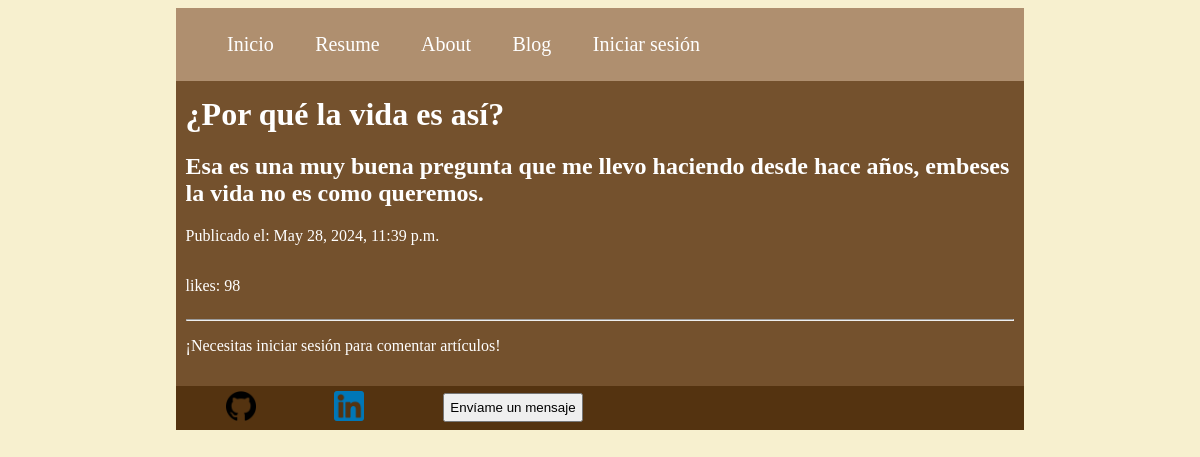
/articulo/2, run on the app's committed database.
### Informacion/models.py (models this page shows)
class Articulo(models.Model):
    titulo = models.CharField(max_length=100)
    contenido = models.CharField(max_length=5000)
    fecha_publicacion = models.DateTimeField(auto_now=True)
    likes = models.IntegerField()

### Informacion/views.py (the view)
# urls.py: path("articulo/<int:id>", views.articulo, name="articulo"),
def articulo(request, id):
    articulo = get_object_or_404(Articulo, pk=id)
    if request.method == 'POST' :
        Comentario.objects.create(autor = request.POST['autor'],
                                contenido = request.POST['cuerpo'], articulo = articulo)
        return HttpResponseRedirect(reverse("Informacion:articulo", args=(id,)))
    comentarios = articulo.comentario_set.order_by("-fecha_publicacion")
    return render(request, "Informacion/articulo.html", {
        'articulo' : articulo,
        'form' : HacerComentario(),
        'comentarios' : comentarios,
        'id' : id,
    })

### Informacion/templates/Informacion/articulo.html (shortened to what this page needs)
{% extends "Informacion/base.html" %}
{% block contenido %}
{% load static %}
<link rel="stylesheet" href="{% static 'styles/articulo.css' %}">
<h1>{{articulo.titulo}}</h1>
<h2>{{articulo.contenido}}</h2>
<p>Publicado el: {{articulo.fecha_publicacion}}</p>
<div class="likes">
    <p>likes: {{articulo.likes}}</p>
</div>
<hr>
{% if user.is_authenticated %}
<form method="POST">
    <p>¡Comenta sobre este artículo!</p>
    {% csrf_token %}
    <label>Cuerpo del comentario</label> <br>
    {{ form.cuerpo }}
    <input type="hidden" name="autor" value="{{user.get_username}}">
    <button>Enviar</button>
</form>
{% else %}
<p>¡Necesitas iniciar sesión para comentar artículos!</p>
{% endif %}
{% endblock contenido %}

### Informacion/static/styles/main.css (style rules this page uses)
body { background-color: #f7f0cf; justify-content: center; color: white; }
.contenido h1 { margin: 0% }

### Informacion/static/styles/articulo.css (style rules this page uses)
.likes { display: flex; justify-items: center; }

### data on the page
Articulo: titulo "¿Por qué la vida es así?", contenido "Esa es una muy buena pregunta que me llevo haciendo desde hace años, embeses la vida no es como queremos.", fecha_publicacion "May 28, 2024, 11:39 p.m.", likes "98"
